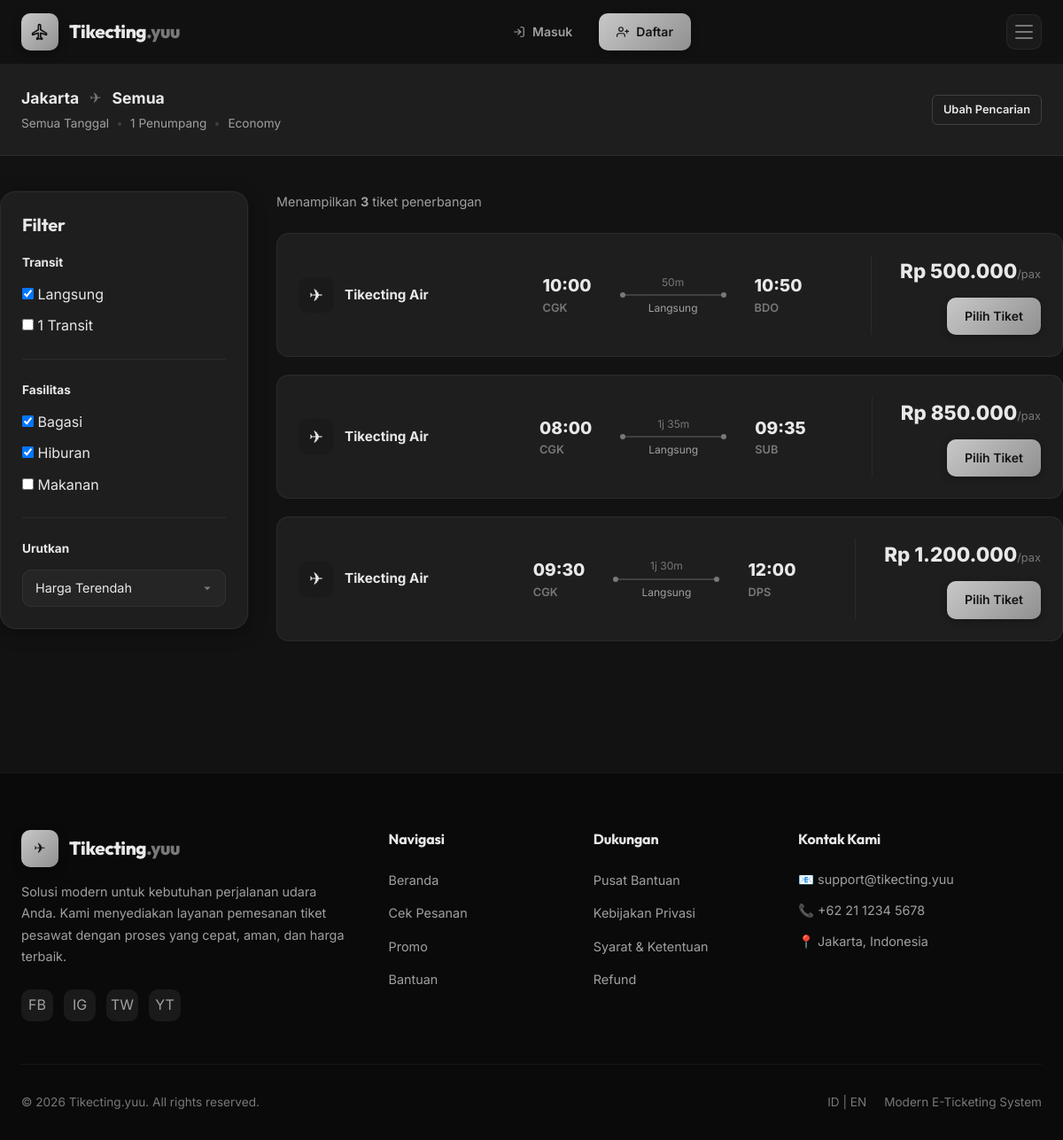
The page /search_results.php?origin=Jakarta on the database its author committed.
### tables this page shows
CREATE TABLE `flights` (
  `id` int(11) NOT NULL AUTO_INCREMENT,
  `flight_code` varchar(20) NOT NULL,
  `airline_name` varchar(100) NOT NULL,
  `airline_logo` varchar(255) DEFAULT NULL,
  `origin` varchar(100) NOT NULL,
  `origin_code` varchar(10) NOT NULL,
  `destination` varchar(100) NOT NULL,
  `dest_code` varchar(10) NOT NULL,
  `depart_date` date NOT NULL,
  `depart_time` time NOT NULL,
  `arrive_time` time NOT NULL,
  `duration` varchar(50) DEFAULT NULL,
  `transit` enum('direct','1_transit','2_transit') DEFAULT 'direct',
  `price` decimal(12,2) NOT NULL,
  `class` enum('economy','business','first') DEFAULT 'economy',
  `seats_available` int(11) DEFAULT 100,
  `baggage_capacity` varchar(50) DEFAULT '20kg',
  `refund_policy` text DEFAULT NULL,
  `facilities` text DEFAULT NULL,
  `delay_history` varchar(100) DEFAULT 'On Time',
  `rating` decimal(2,1) DEFAULT 4.5,
  `is_promo` tinyint(1) DEFAULT 0,
  `promo_badge` varchar(50) DEFAULT NULL,
  `created_at` timestamp NOT NULL DEFAULT current_timestamp(),
  PRIMARY KEY (`id`)
);

### config.php (called while the page is built, shortened)
<?php
function e($str) {
    return htmlspecialchars((string)$str, ENT_QUOTES, 'UTF-8');
}
function format_rupiah($amount){
    return 'Rp ' . number_format($amount, 0, ',', '.');
}

### search_results.php (the view, shortened to what this page needs)
<?php
require_once 'config.php';
require_once 'includes/functions.php';
$origin = $_GET['origin'] ?? '';
$destination = $_GET['destination'] ?? '';
$depart_date = $_GET['depart_date'] ?? '';
$class = $_GET['class'] ?? 'economy';
$passengers = $_GET['passengers'] ?? 1;
$query = "SELECT * FROM flights WHERE 1=1";
$params = [];
if ($origin) {
    $query .= " AND (origin LIKE ? OR origin_code LIKE ?)";
    $params[] = "%$origin%";
    $params[] = "%$origin%";
}
if ($class) {
    $query .= " AND class = ?";
    $params[] = $class;
}
$sort = $_GET['sort'] ?? 'price_asc';
switch($sort) {
    case 'price_asc': $query .= " ORDER BY price ASC"; break;
}
$stmt = $pdo->prepare($query);
$stmt->execute($params);
$flights = $stmt->fetchAll();
?>
<!doctype html>
<html lang="id">
<head>
  <?php include 'includes/head.php'; ?>
</head>
<body class="tyy-bg-base">
  <?php include 'includes/navbar.php'; ?>
  <div class="tyy-search-header">
    <div class="tyy-container">
      <div class="tyy-search-summary">
        <div class="route">
          <span class="city"><?=e($origin ?: 'Semua')?></span>
          <span class="arrow">✈</span>
          <span class="city"><?=e($destination ?: 'Semua')?></span>
        </div>
        <div class="meta">
          <span><?= $depart_date ? date('d M Y', strtotime($depart_date)) : 'Semua Tanggal' ?></span>
          <span class="dot"></span>
          <span><?= e($passengers) ?> Penumpang</span>
          <span class="dot"></span>
          <span><?= ucfirst(e($class)) ?></span>
        </div>
      </div>
      <a href="index.php" class="tyy-btn tyy-btn-outline tyy-btn-sm">Ubah Pencarian</a>
    </div>
  </div>
  <main class="tyy-container tyy-page-content">
    <div class="tyy-search-layout">
      <aside class="tyy-search-sidebar">
        <div class="tyy-card" style="padding:1.5rem;">
          <h4 style="margin-bottom:1.25rem;">Filter</h4>
          <div class="filter-section">
            <label class="filter-label">Transit</label>
            <div class="filter-options">
              <label class="tyy-checkbox-label"><input type="checkbox" name="transit" value="direct" checked> Langsung</label>
              <label class="tyy-checkbox-label"><input type="checkbox" name="transit" value="1"> 1 Transit</label>
            </div>
          </div>
          <div class="filter-section">
            <label class="filter-label">Fasilitas</label>
            <div class="filter-options">
              <label class="tyy-checkbox-label"><input type="checkbox" checked> Bagasi</label>
              <label class="tyy-checkbox-label"><input type="checkbox" checked> Hiburan</label>
              <label class="tyy-checkbox-label"><input type="checkbox"> Makanan</label>
            </div>
          </div>
          <div class="filter-section">
            <label class="filter-label">Urutkan</label>
            <select class="tyy-input" onchange="window.location.href='?<?=http_build_query(array_merge($_GET, ['sort' => '']))?>' + this.value">
              <option value="price_asc" <?=$sort=='price_asc'?'selected':''?>>Harga Terendah</option>
            </select>
          </div>
        </div>
      </aside>
      <div class="tyy-search-results">
        <div class="tyy-flex-between" style="margin-bottom:1.5rem;">
          <div style="color:var(--text-secondary); font-size:0.9rem;">
            Menampilkan <strong><?=count($flights)?></strong> tiket penerbangan
          </div>
        </div>
        <?php if(empty($flights)): ?>
          <div class="tyy-card tyy-empty-state" style="padding:4rem;">
            <div class="icon">✈️</div>
            <h4>Tidak Ada Penerbangan</h4>
            <p>Maaf, kami tidak menemukan penerbangan yang sesuai dengan kriteria Anda.</p>
            <a href="index.php" class="tyy-btn tyy-btn-primary" style="margin-top:1.5rem;">Cari Rute Lain</a>
          </div>
        <?php else: ?>
          <div class="tyy-flights-list">
            <?php foreach($flights as $f): ?>
              <div class="tyy-flight-row-card fade-in">
                <div class="main-info">
                  <div class="airline">
                    <div class="logo">✈</div>
                    <div class="name"><?=e($f['airline_name'])?></div>
                  </div>
                  <div class="time-route">
                    <div class="departure">
                      <div class="time"><?=date('H:i', strtotime($f['depart_time']))?></div>
                      <div class="code"><?=e($f['origin_code'])?></div>
                    </div>
                    <div class="duration-line">
                      <div class="duration"><?=e($f['duration'])?></div>
                      <div class="line">
                        <span class="dot"></span>
                        <span class="dot"></span>
                      </div>
                      <div class="transit"><?=e($f['transit'] == 'direct' ? 'Langsung' : str_replace('_', ' ', $f['transit']))?></div>
                    </div>
                    <div class="arrival">
                      <div class="time"><?=date('H:i', strtotime($f['arrive_time']))?></div>
                      <div class="code"><?=e($f['dest_code'])?></div>
                    </div>
                  </div>
                </div>
                <div class="price-action">
                  <div class="price"><?=format_rupiah($f['price'])?><span>/pax</span></div>
                  <a href="flight_detail.php?id=<?=$f['id']?>&passengers=<?=$passengers?>" class="tyy-btn tyy-btn-primary">Pilih Tiket</a>
                </div>
              </div>
            <?php endforeach; ?>
          </div>
        <?php endif; ?>
      </div>
    </div>
  </main>
  <?php include 'includes/footer.php'; ?>
</body>
</html>

### search_results.php (style rules this page uses)
.tyy-search-header { background: var(--bg-card); border-bottom: 1px solid var(--border-subtle); padding: 1.5rem 0; position: sticky; top: 72px; z-index: 90; }
.tyy-search-header .tyy-container { display: flex; justify-content: space-between; align-items: center; }
.tyy-search-summary .route { display: flex; align-items: center; gap: 12px; margin-bottom: 4px; }
.tyy-search-summary .route .city { font-size: 1.1rem; font-weight: 700; color: var(--text-primary); }
.tyy-search-summary .route .arrow { color: var(--gray-400); }
.tyy-search-summary .meta { display: flex; align-items: center; gap: 10px; font-size: 0.85rem; color: var(--text-secondary); }
.tyy-search-summary .meta .dot { width: 4px; height: 4px; border-radius: 50%; background: var(--gray-600); }
.tyy-search-layout { display: grid; grid-template-columns: 280px 1fr; gap: 2rem; }
.filter-section { margin-bottom: 1.5rem; padding-bottom: 1.5rem; border-bottom: 1px solid var(--border-subtle); }
.filter-section:last-child { border-bottom: none; padding-bottom: 0; margin-bottom: 0; }
.filter-label { display: block; font-size: 0.85rem; font-weight: 700; color: var(--text-primary); margin-bottom: 12px; }
.filter-options { display: flex; flex-direction: column; gap: 10px; }
.tyy-flight-row-card { background: var(--bg-card); border: 1px solid var(--border-subtle); border-radius: var(--radius-lg); padding: 1.5rem; display: flex; justify-content: space-between; align-items: center; margin-bottom: 1.25rem; transition: all var(--transition-normal); }
.tyy-flight-row-card .main-info { display: flex; align-items: center; gap: 3rem; flex: 1; }
.tyy-flight-row-card .airline { display: flex; align-items: center; gap: 12px; min-width: 150px; }
.tyy-flight-row-card .airline .logo { width: 40px; height: 40px; background: var(--bg-surface); border-radius: var(--radius-md); display: flex; align-items: center; justify-content: center; font-size: 1.2rem; }
.tyy-flight-row-card .airline .name { font-weight: 700; font-size: 0.95rem; }
.tyy-flight-row-card .time-route { display: flex; align-items: center; gap: 2rem; flex: 1; justify-content: center; }
.tyy-flight-row-card .time-route .time { font-size: 1.2rem; font-weight: 800; color: var(--text-primary); }
.tyy-flight-row-card .time-route .code { font-size: 0.8rem; color: var(--text-muted); font-weight: 600; }
.duration-line { display: flex; flex-direction: column; align-items: center; min-width: 120px; }
.duration-line .duration { font-size: 0.75rem; color: var(--text-muted); margin-bottom: 4px; }
.duration-line .line { width: 100%; height: 2px; background: var(--border-medium); position: relative; display: flex; justify-content: space-between; align-items: center; }
.duration-line .line .dot { width: 6px; height: 6px; background: var(--gray-400); border-radius: 50%; }
.duration-line .transit { font-size: 0.75rem; color: var(--text-secondary); margin-top: 4px; }
.tyy-flight-row-card .price-action { text-align: right; padding-left: 2rem; border-left: 1px solid var(--border-subtle); }
.tyy-flight-row-card .price { font-size: 1.4rem; font-weight: 800; color: var(--text-primary); margin-bottom: 0.75rem; }
.tyy-flight-row-card .price span { font-size: 0.8rem; color: var(--text-muted); font-weight: 400; }

### rows shown on the page
flights: airline_name "Tikecting Air", depart_time "10:00", origin_code "CGK", duration "50m", transit "Langsung", arrive_time "10:50", dest_code "BDO", price "Rp 500.000"
flights: airline_name "Tikecting Air", depart_time "08:00", origin_code "CGK", duration "1j 35m", transit "Langsung", arrive_time "09:35", dest_code "SUB", price "Rp 850.000"
flights: airline_name "Tikecting Air", depart_time "09:30", origin_code "CGK", duration "1j 30m", transit "Langsung", arrive_time "12:00", dest_code "DPS", price "Rp 1.200.000"

### other values the page prints
$origin ?: 'Semua' "Jakarta"
$destination ?: 'Semua' "Semua"
$passengers "1"
$class "Economy"
count($flights) "3"
